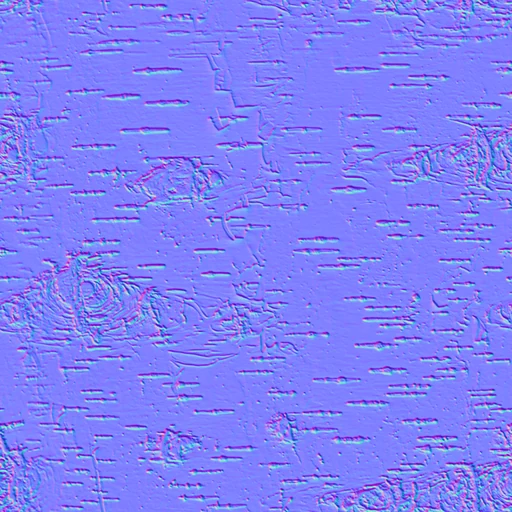
#> input picture bosque/assets/corteza-abedul-n.webp, 512 x 512 px, given in place of cielo-nano.png, which was not available
$ python procesar_assets.py ../assets/corteza-abedul-n.webp
#> lines starting #> are read from the running program, lines starting #| are printed output that depends on the picture; pictures that were not available may be replaced by others from this repository, and a replacement may not be noted
#!/usr/bin/env python3
"""Convierte lo que sale de Higgsfield en lo que el juego carga.

    python3 herramientas/procesar_assets.py <carpeta-con-lo-crudo>

Lo crudo NO entra al repo: son ~150 MB de PNG de 2048 y GLB con texturas de
4096. Lo que queda en assets/ es lo que el navegador baja, y cada paso de acá
existe porque sin él algo se veía mal. Están en el orden en que duelen.

CIELO. El modelo pinta un panorama "360" pero no sabe de proyecciones: el
horizonte le cae donde quiere (en el 54 % de la altura, medido) y los bordes
izquierdo y derecho no coinciden. Un equirectangular necesita el horizonte
EXACTO en la mitad —si no, el sol queda más alto o más bajo que la luz que lo
imita y la sombra no apunta adonde está el sol— y necesita que el borde cierre,
porque al girar la cámara la costura se ve como un corte vertical en el cielo.

TEXTURAS QUE SE REPITEN. Pedir "seamless" no alcanza: el modelo lo intenta y
casi nunca le sale. Y además cada foto trae un degradé de luz de lado a lado,
que repetido cada tres metros dibuja una cuadrícula en el piso que se ve desde
lejos aunque la costura en sí no se vea. Se aplana la luz a escala grande y
después se cierra la costura fundiendo un borde sobre el otro.

RECORTES. El que saca el fondo deja los bordes semitransparentes con el blanco
del fondo mezclado adentro. En un juego eso es un halo blanco alrededor de cada
hoja, que en la sombra brilla como si tuviera luz propia. Se le resta el blanco
a cada pixel según su alfa, y después se "sangra" el color hacia los pixeles
transparentes: el mipmap promedia vecinos, y si los vecinos transparentes son
blancos el halo vuelve a aparecer de lejos.
"""
import json, math, pathlib, sys

import numpy as np
from PIL import Image
from scipy import ndimage

AQUI = pathlib.Path(__file__).resolve().parent.parent
SALIDA = AQUI / "assets"


def cargar(p, modo="RGB"):
    return np.asarray(Image.open(p).convert(modo)).astype(np.float32) / 255.0


def guardar(arr, nombre, calidad=80, sin_perdida=False, **extra):
    im = Image.fromarray(np.clip(arr * 255.0 + 0.5, 0, 255).astype(np.uint8))
    destino = SALIDA / nombre
    im.save(destino, "WEBP", quality=calidad, lossless=sin_perdida, method=6, **extra)
    print(f"  {nombre:28s} {im.size[0]}x{im.size[1]}  {destino.stat().st_size / 1024:7.1f} KB")
    return destino


def redimensionar(arr, ancho, alto):
    modo = "RGBA" if arr.shape[2] == 4 else "RGB"
    im = Image.fromarray(np.clip(arr * 255.0 + 0.5, 0, 255).astype(np.uint8), modo)
    return np.asarray(im.resize((ancho, alto), Image.LANCZOS)).astype(np.float32) / 255.0


# ───────────────────────────────────────────────────────────────────────────
# costura
# ───────────────────────────────────────────────────────────────────────────
def cerrar_costura_x(img, banda):
    """Funde las últimas `banda` columnas sobre las primeras y las descarta.

    Después de esto la columna final y la primera eran VECINAS en la imagen
    original, así que el borde cierra sin salto. El precio es una franja de
    `banda` columnas donde se ven las dos imágenes a la vez; en pasto o nubes no
    se nota, en un ladrillo se notaría.
    """
    w = img.shape[1]
    t = (np.arange(banda, dtype=np.float32) / banda)
    # suavizado: una rampa lineal deja un cambio de pendiente que se ve como
    # una línea de contraste en el medio de la franja
    t = t * t * (3 - 2 * t)
    t = t.reshape(1, -1, 1)
    fuera = img[:, : w - banda].copy()
    fuera[:, :banda] = img[:, :banda] * t + img[:, w - banda:] * (1 - t)
    return fuera


def cerrar_costura(img, frac=0.12):
    b = int(img.shape[1] * frac)
    img = cerrar_costura_x(img, b)
    img = np.transpose(cerrar_costura_x(np.transpose(img, (1, 0, 2)), int(img.shape[0] * frac)), (1, 0, 2))
    return img


def aplanar_luz(img, sigma_frac=0.12, fuerza=0.85):
    """Saca el degradé de luz de escala grande sin tocar el detalle.

    Divide por la versión MUY borroneada y multiplica por la media. `fuerza` < 1
    deja algo de variación, que es natural; en 1 el piso sale de un gris plano
    de televisor.
    """
    s = img.shape[0] * sigma_frac
    grande = np.stack([ndimage.gaussian_filter(img[..., c], s, mode="wrap") for c in range(3)], -1)
    media = img.reshape(-1, 3).mean(0)
    plano = img / np.maximum(grande, 1e-3) * media
    return np.clip(img * (1 - fuerza) + plano * fuerza, 0, 1)


# [18 lines left out: function mapa_normal, not called in this run]


def textura_repetible(crudo, nombre, lado=1024, fuerza_normal=3.0, aplanar=0.85, lado_normal=512):
    # LAS NORMALES VAN A 512. Son el relieve fino: a 1024 cada una pesaba
    # ~400 KB y entre las seis sumaban 2,4 MB de descarga para un detalle que
    # la cámara, a 480 líneas, no llega a resolver.
    img = cargar(crudo)
    img = aplanar_luz(img, fuerza=aplanar)
    img = cerrar_costura(img)
    img = redimensionar(img, lado, lado)
    guardar(img, f"{nombre}.webp", calidad=76)
    n = mapa_normal(img, fuerza=fuerza_normal)
    ln = lado_normal or lado
    if ln != lado:
        n = redimensionar(n, ln, ln)
    guardar(n, f"{nombre}-n.webp", calidad=88)


# ───────────────────────────────────────────────────────────────────────────
# recortes
# ───────────────────────────────────────────────────────────────────────────
# [56 lines left out: functions descontaminar, sangrar, recorte, not called in this run]


# ───────────────────────────────────────────────────────────────────────────
# cielo
# ───────────────────────────────────────────────────────────────────────────
def cielo(crudo, horizonte_frac=0.54, ancho=4096, elevar=5.0):
    """Lleva el panorama a equirectangular de verdad: horizonte en la mitad.

    Arriba del horizonte la imagen se estira de 0..horizonte a 90°..0°; abajo,
    de horizonte..1 a 0°..-90°. Es un reajuste lineal por tramos, no una
    reproyección: el modelo no pintó con ninguna proyección en particular, así
    que no hay una "correcta" que invertir. Lo que importa es dónde queda el
    horizonte y dónde queda el sol, y esas dos cosas quedan donde se miden.
    """
    img = cargar(crudo)
    h, w, _ = img.shape
    img = cerrar_costura_x(img, int(w * 0.07))
    h, w, _ = img.shape
    alto = ancho // 2
    filas = np.arange(alto, dtype=np.float32) + 0.5
    # EL HORIZONTE DE LA FOTO VA 5° POR ENCIMA DEL DE VERDAD. Con el sol a
    # 7,8° quedaba escondido detrás de la línea de abetos de la otra orilla
    # desde cualquier lugar del lago: 28 m de árbol a 120 m tapan 13°. Subiendo
    # el panorama el sol queda a ~12°, justo asomando sobre las copas, que es de
    # donde salen los rayos. Las montañas quedan un poco altas; con la bruma de
    # abajo no se nota.
    e = 90.0 - filas / alto * 180.0        # elevación de cada fila de salida
    origen = np.where(e >= elevar, (90.0 - e) / (90.0 - elevar) * horizonte_frac,
                      horizonte_frac + (elevar - e) / (elevar + 90.0) * (1 - horizonte_frac)) * h
    origen = np.clip(origen, 0, h - 1)
    i0 = np.floor(origen).astype(int); i1 = np.minimum(i0 + 1, h - 1); t = (origen - i0)[:, None, None]
    col = img[i0] * (1 - t) + img[i1] * t
    col = np.asarray(Image.fromarray((col * 255).astype(np.uint8)).resize((ancho, alto), Image.LANCZOS)).astype(np.float32) / 255

    # el sol, medido sobre el resultado: es la fuente de verdad para la luz
    lum = col.mean(2)
    s = ndimage.gaussian_filter(lum, 6)
    sy, sx = np.unravel_index(np.argmax(s[: alto // 2]), s[: alto // 2].shape)
    u, vv = (sx + 0.5) / ancho, 1 - (sy + 0.5) / alto     # v de three: 1 arriba
    # colores de la niebla: la franja de bruma justo debajo del horizonte, del
    # lado del sol y del lado opuesto. La niebla del juego tiene que ser ESTE
    # color, o el horizonte se ve como una línea donde termina el mundo.
    fila = int(alto * 0.515)
    franja = col[fila: fila + 12].mean(0)
    cols = np.arange(ancho)
    dist = np.minimum(np.abs(cols - sx), ancho - np.abs(cols - sx)) / ancho
    lado_sol = franja[dist < 0.06].mean(0)
    lado_opuesto = franja[dist > 0.35].mean(0)
    cenit = col[: alto // 12].reshape(-1, 3).mean(0)
    guardar(col, "cielo.webp", calidad=84)
    return {
        "sol_u": round(float(u), 5), "sol_v": round(float(vv), 5),
        "sol_elevacion_grados": round(float((vv - 0.5) * 180), 2),
        "niebla_sol": [round(float(c), 4) for c in lado_sol],
        "niebla": [round(float(c), 4) for c in lado_opuesto],
        "cenit": [round(float(c), 4) for c in cenit],
    }


# [22 lines left out: function normal_agua, not called in this run]


def main():
    if len(sys.argv) < 2:
        print(__doc__); sys.exit(1)
    crudo = pathlib.Path(sys.argv[1])
    SALIDA.mkdir(exist_ok=True)
    datos = json.loads((SALIDA / "datos.json").read_text()) if (SALIDA / "datos.json").exists() else {}

    print("cielo")
    datos["cielo"] = cielo(crudo / "cielo-nano.png")
#> in cerrar_costura_x, `fuera[:, :banda] = img[:, :banda] * t + img[:, w - banda:] * (1 - t)`:
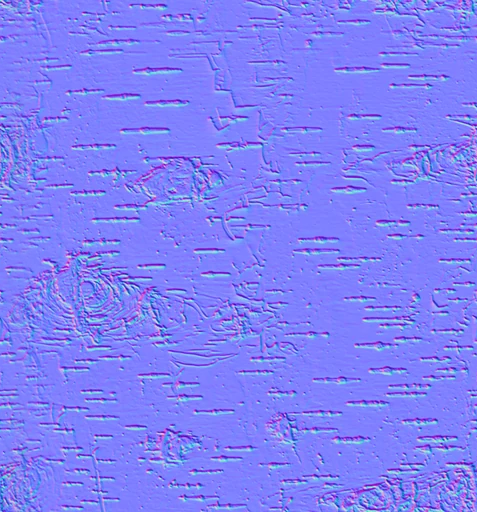
#> fuera: shape (512, 477, 3) float32; mean R, G, B 0.5, 0.503, 0.967
#> in cielo, `lum = col.mean(2)`:
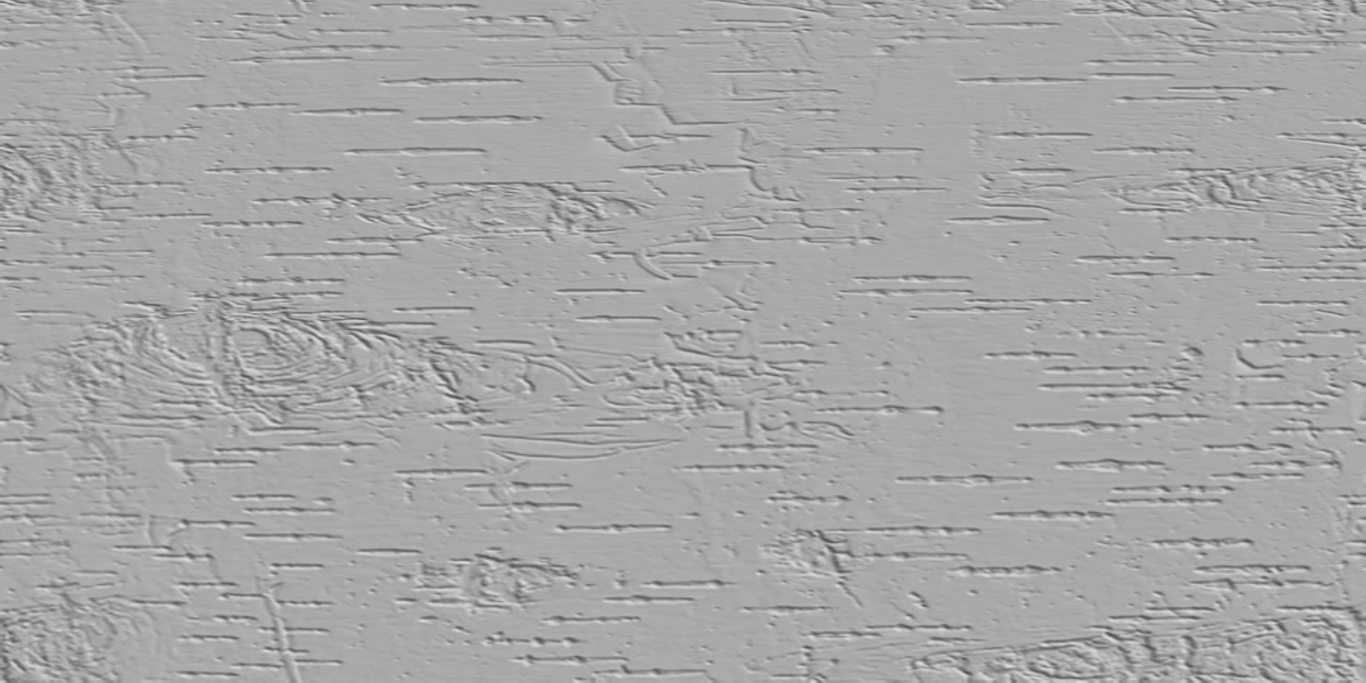
#> lum: shape (2048, 4096) float32 (shown at 1/3 size); min 0.286, max 0.902, mean 0.655
#> in cielo, `sy, sx = np.unravel_index(np.argmax(s[: alto // 2]), s[: alto // 2].sh..`: sy = 529; sx = 4095
#> in cielo, `u, vv = (sx + 0.5) / ancho, 1 - (sy + 0.5) / alto`: u = 1; vv = 0.741
#> in cielo, `dist = np.minimum(np.abs(cols - sx), ancho - np.abs(cols - sx)) / ancho`: dist = 4096 values, max 0.5 at index 2047, min 0 at index 4095, mean 0.25
#> in cielo, `lado_sol = franja[dist < 0.06].mean(0)`: lado_sol = [0.499, 0.471, 0.953]
#> in cielo, `lado_opuesto = franja[dist > 0.35].mean(0)`: lado_opuesto = [0.5, 0.494, 0.968]
#> in cielo, `cenit = col[: alto // 12].reshape(-1, 3).mean(0)`: cenit = [0.499, 0.501, 0.971]
#|   cielo.webp                   4096x2048    121.4 KB
    if "--solo-cielo" in sys.argv:
        (SALIDA / "datos.json").write_text(json.dumps(datos, indent=1, ensure_ascii=False))
        print("datos.json:", json.dumps(datos["cielo"]))
        return

    print("suelo y corteza")
    textura_repetible(crudo / "suelo-bosque.png", "suelo", 1024, 3.2)
#> call 2 of cargar, with modo = 'RGB'
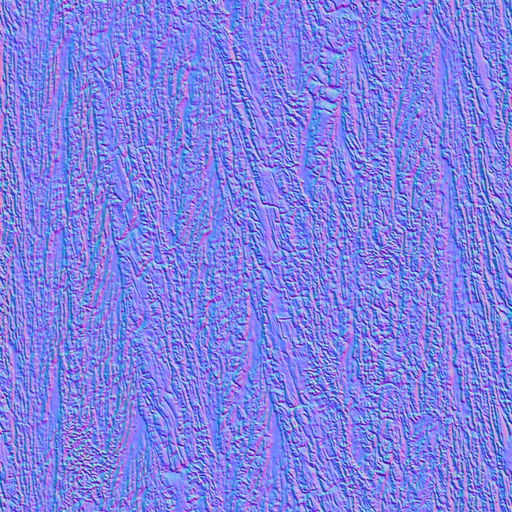
#> input picture bosque/assets/corteza-abeto-n.webp, 512 x 512 px, given in place of suelo-bosque.png, which was not available
#> in aplanar_luz, `grande = np.stack([ndimage.gaussian_filter(img[..., c], s, mode="wrap"..`:
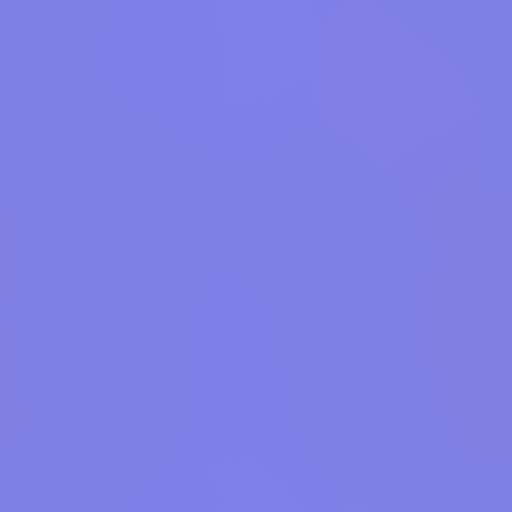
#> grande: shape (512, 512, 3) float32; mean R, G, B 0.5, 0.506, 0.9
#> in aplanar_luz, `media = img.reshape(-1, 3).mean(0)`: media = [0.499, 0.505, 0.899]
#> call 2 of cerrar_costura_x, with banda = 61
#> in cerrar_costura_x (call 2), `fuera[:, :banda] = img[:, :banda] * t + img[:, w - banda:] * (1 - t)`:
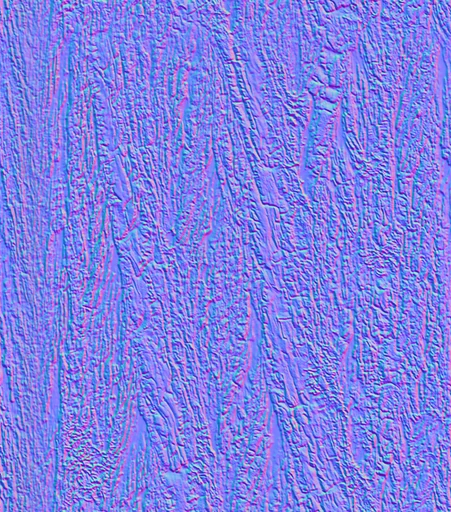
#> fuera: shape (512, 451, 3) float32; mean R, G, B 0.499, 0.505, 0.901
#> call 3 of cerrar_costura_x, with banda = 61
#> in cerrar_costura_x (call 3), `fuera[:, :banda] = img[:, :banda] * t + img[:, w - banda:] * (1 - t)`:
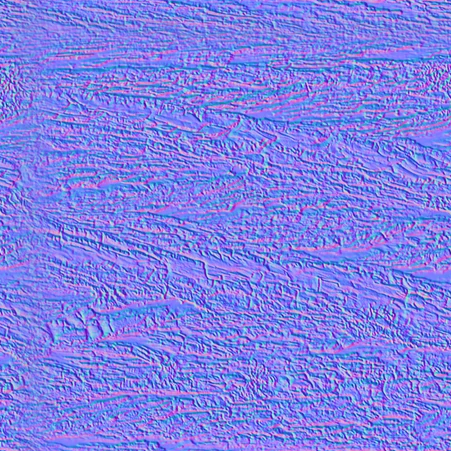
#> fuera: shape (451, 451, 3) float32; mean of channels 0, 1, 2 0.499, 0.505, 0.9; drawn as R, G, B
#> in redimensionar, `return np.asarray(im.resize((ancho, alto), Image.LANCZOS)).astype(np.f..`:
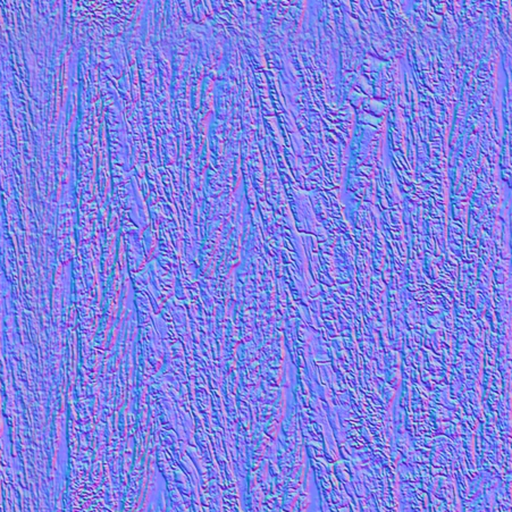
#> returned value: shape (1024, 1024, 3) float32 (shown at 1/2 size); mean of channels 0, 1, 2 0.499, 0.505, 0.899; drawn as R, G, B
    textura_repetible(crudo / "musgo.png", "musgo", 1024, 2.4)
    textura_repetible(crudo / "sendero.png", "sendero", 1024, 2.6)
    textura_repetible(crudo / "roca.png", "roca", 1024, 2.8)
    # la corteza se repite solo a lo ALTO del tronco en la práctica, pero se
    # cierra en los dos sentidos porque el tronco también da la vuelta
    textura_repetible(crudo / "corteza-abeto.png", "corteza-abeto", 1024, 4.0, aplanar=0.7)
    textura_repetible(crudo / "corteza-abedul.png", "corteza-abedul", 1024, 2.2, aplanar=0.6)

    print("follaje")
    datos["recortes"] = {
        "rama-abeto": recorte(crudo / "r-abeto.png", "rama-abeto", 1024),
        "rama-picea": recorte(crudo / "r-picea.png", "rama-picea", 1024),
        "helecho": recorte(crudo / "r-helecho.png", "helecho", 1024),
        "pasto": recorte(crudo / "r-pasto.png", "pasto", 512),
        "hojas-abedul": recorte(crudo / "r-hojas-abedul.png", "hojas-abedul", 512),
        "flores": recorte(crudo / "r-flores.png", "flores", 512),
    }

    print("agua")
    normal_agua()

    (SALIDA / "datos.json").write_text(json.dumps(datos, indent=1, ensure_ascii=False))
    print("datos.json:", json.dumps(datos["cielo"]))


if __name__ == "__main__":
#> (the run stopped early here; a loop or call above may not have finished)
